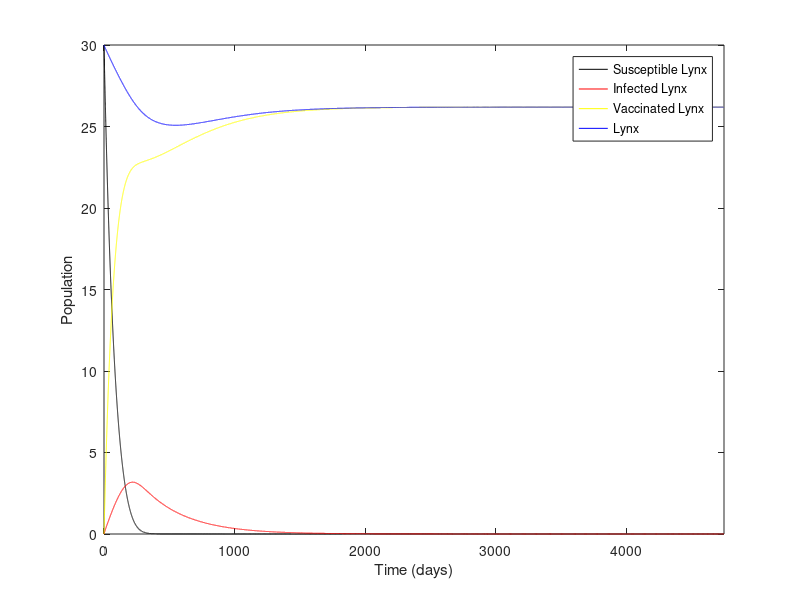
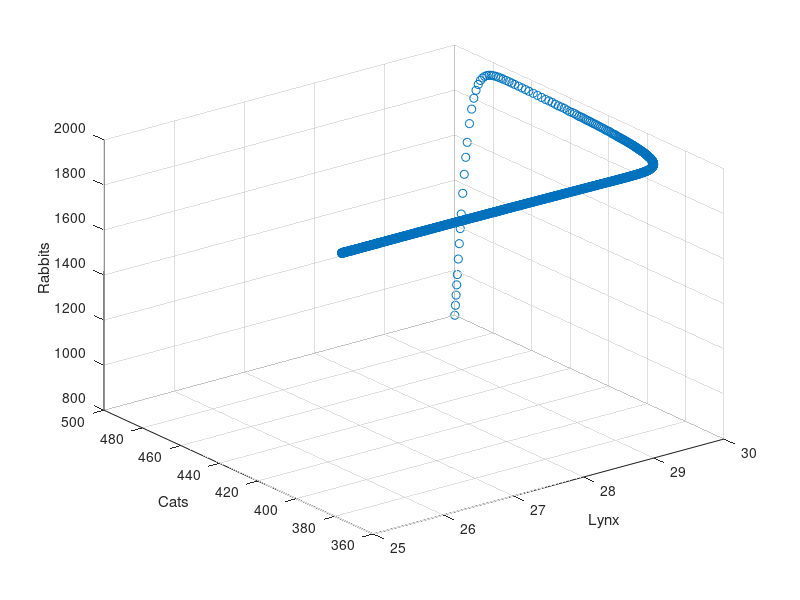

These figures' MATLAB source, in order:
function vaccination()
    %Parameters
    param.L0 = 30; %OK 30
    param.S_L0 = param.L0;
    param.I_L0 = 0;
    param.V_L0 = 0;
    init_infect = 0.03; %initial infected in Cats
    param.C0 = 500; %ESTIMATION 500 = 470 + 30
    param.S_C0 = (1 - init_infect)*param.C0;
    param.I_C0 = init_infect * param.C0;
    param.R_C0 = 0;

    param.R0 = 800;
    
    param.e_LR = 0.127; %OK  0.12
    param.e_CR = 0.24; %ESTIMATION 0.24
    param.e_LC = 0.0001; %ESTIMATION 0.01
    param.beta_L = (30/250000) * 25 * 0.9; %ESTIMATION 0.07 
    param.beta_C = (500/250000) * 25 * 0.3; %OK 0.027;
    param.beta_CL = 0.95 * (30/250000) * 25 * 0.7; %ESTIMATION 
    param.gamma_L = 0.00011; %OK 0.00046
    param.rho_C = 0.00046; %OK 
    param.delta_L = 0.0032; %OK 0.0032
    param.delta_C = 0.0007; %OK 0.0007
    param.q_L = 0.1; %ESTIMATION 0.036
    param.p_C = 0.5; %OK 
    param.p_L = 0.5; %OK 
    param.x_L = 0.12; %OK 0.14
    param.x_C = 0.08; %BOF 0.002; 0.1
    param.y_R = 6.1; %OK 6.1
    param.K_C = 600;
    param.K_R = 2000;
    param.K_L = 800;
    
    
    param.vac_L = 1/90; %VALUE !!! (percentage vaccinated each day) 0.03 = 1/month
    
    %Model
    X0 = [param.S_L0 param.I_L0 param.S_C0 param.I_C0 param.R_C0 param.R0 param.V_L0];
    % simulation parameters
        tf = 365 * 13; %Time
        options = odeset('NonNegative',1:7);
    [t,X] = ode45( @(t,x) Mod_rhs(t,x,param), [0,tf], X0(:), options);

    X = X';
    t = t';
    
    %plot all
%     figure
%     plot(t,X(1,:),'k','DisplayName','Susceptible Lynx');
%     hold on;
%     plot(t,X(2,:),'r','DisplayName','IL');
%     plot(t,X(3,:),'b','DisplayName','SC');
%     plot(t,X(4,:),'c','DisplayName','IC');
%     plot(t,X(5,:),'m','DisplayName','RC');
%     plot(t,X(6,:),'g','DisplayName','R');
%     plot(t,X(7,:),'y','DisplayName','VL');
%     hold off;
%     legend show;
%     
%     %plot R
%     figure
%     plot(t,X(6,:),'g','DisplayName','R');
%     legend show;
%     
%     %plot C 
%     figure
%     plot(t,X(3,:),'k','DisplayName','SC');
%     hold on;
%     plot(t,X(4,:),'r','DisplayName','IC');
%     plot(t,X(5,:),'m','DisplayName','RC');
%     plot(t,X(3,:) + X(4,:) + X(5,:),'b','DisplayName','C');
%     hold off;
%     legend show;
    
    %plot L
    figure
    plot(t,X(1,:),'k','DisplayName','Susceptible Lynx');
    hold on;
    plot(t,X(2,:),'r','DisplayName','Infected Lynx');
    plot(t,X(7,:),'y','DisplayName','Vaccinated Lynx');
    plot(t,X(1,:) + X(2,:) + X(7,:),'b','DisplayName','Lynx');
    xlim([0 365*13])
    xlabel('Time (days)')
    ylabel('Population')
    hold off;
    legend show;
    
%     %plot LCR
%     figure
%     plot(t,X(1,:) + X(2,:) + X(7,:),'r','DisplayName','L');
%     hold on;
%     plot(t,X(3,:)+X(4,:)+X(5,:),'b','DisplayName','C');
%     plot(t,X(6,:),'g','DisplayName','R');
%     hold off;
%     legend show;
    
    %plot 3D
    figure
    scatter3(X(1,:) + X(2,:) + X(7,:),X(3,:)+X(4,:)+X(5,:),X(6,:));
    xlabel('Lynx')
    ylabel('Cats')
    zlabel('Rabbits')
end    

% FUNCTION (mix of SIR and Rosenzweig-MacArthur model)
function dxdt = Mod_rhs(t,x,param)
% function that computes the right-hand side of the differential equation
    S_L = x(1);
    I_L = x(2);
    V_L = x(7);
    L = S_L + I_L + V_L;
    S_C = x(3);
    I_C = x(4);
    R_C = x(5);
    C = S_C + I_C + R_C;
    R = x(6);
    
    dxdt = [  (param.e_LC * C * S_L/(C + 60)*(1 - L/param.K_L)) +  (param.e_LR * R * S_L/(R + 48)*(1 - L/param.K_L)) + (param.gamma_L * I_L) - (param.x_L * S_L) - (param.vac_L * S_L) - (param.beta_L * I_L * S_L/L) - (param.beta_CL * I_C * S_L/L), ... dS_L/dt
              (param.e_LC * C * I_L/(C + 60)*(1 - L/param.K_L)) + (param.e_LR * R * I_L/(R + 48)*(1 - L/param.K_L)) + (param.beta_L * I_L * S_L/L) + (param.beta_CL * I_C * S_L/L) - (param.x_L * I_L) - (param.gamma_L * I_L) - (param.delta_L * I_L), ... dI_L/dt
              (param.e_CR * R * S_C/(R + 48) * (1 - C/param.K_C)) - (param.x_C * S_C) - (param.beta_C * I_C * S_C/C) - (param.q_L * L * S_C/(C + 60))  , ... dS_C/dt
              (param.e_CR * R * I_C/(R + 48) * (1 - C/param.K_C)) + (param.beta_C * I_C * S_C/C) - (param.x_C * I_C) - (param.q_L * L * I_C/(C + 60)) - (param.rho_C * I_C) - (param.delta_C * I_C)  , ... dI_C/dt
              (param.e_CR * R * R_C/(R + 48) * (1 - C/param.K_C)) + (param.rho_C * I_C) - (param.x_C * R_C) - (param.q_L * L * R_C/(C + 60))  , ... dR_C/dt
              (param.y_R * R*(1 - R/param.K_R)) - (param.p_C * R * C/(R + 48)) - (param.p_L * R * L/(R + 48)),    ... dR/dt
              (param.e_LC * C * V_L/(C + 60)*(1 - L/param.K_L)) + (param.e_LR * R * V_L/(R + 48)*(1 - L/param.K_L)) + (param.vac_L * S_L)  - (param.x_L * V_L) ... dV_L/dt
           ];
	dxdt = dxdt (:);
end